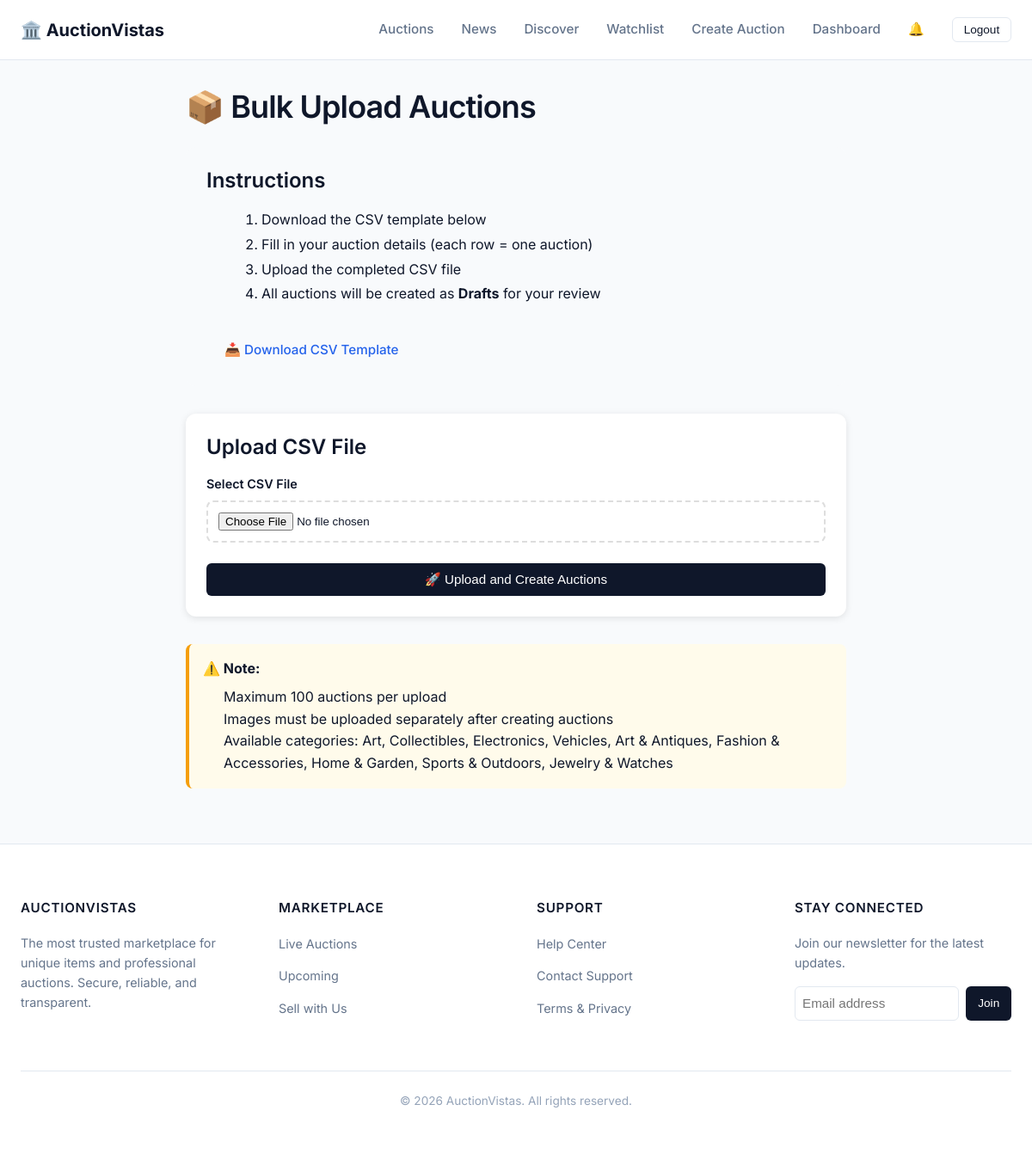
The page /auctions/bulk-upload/ (signed in) on the database as committed earlier.
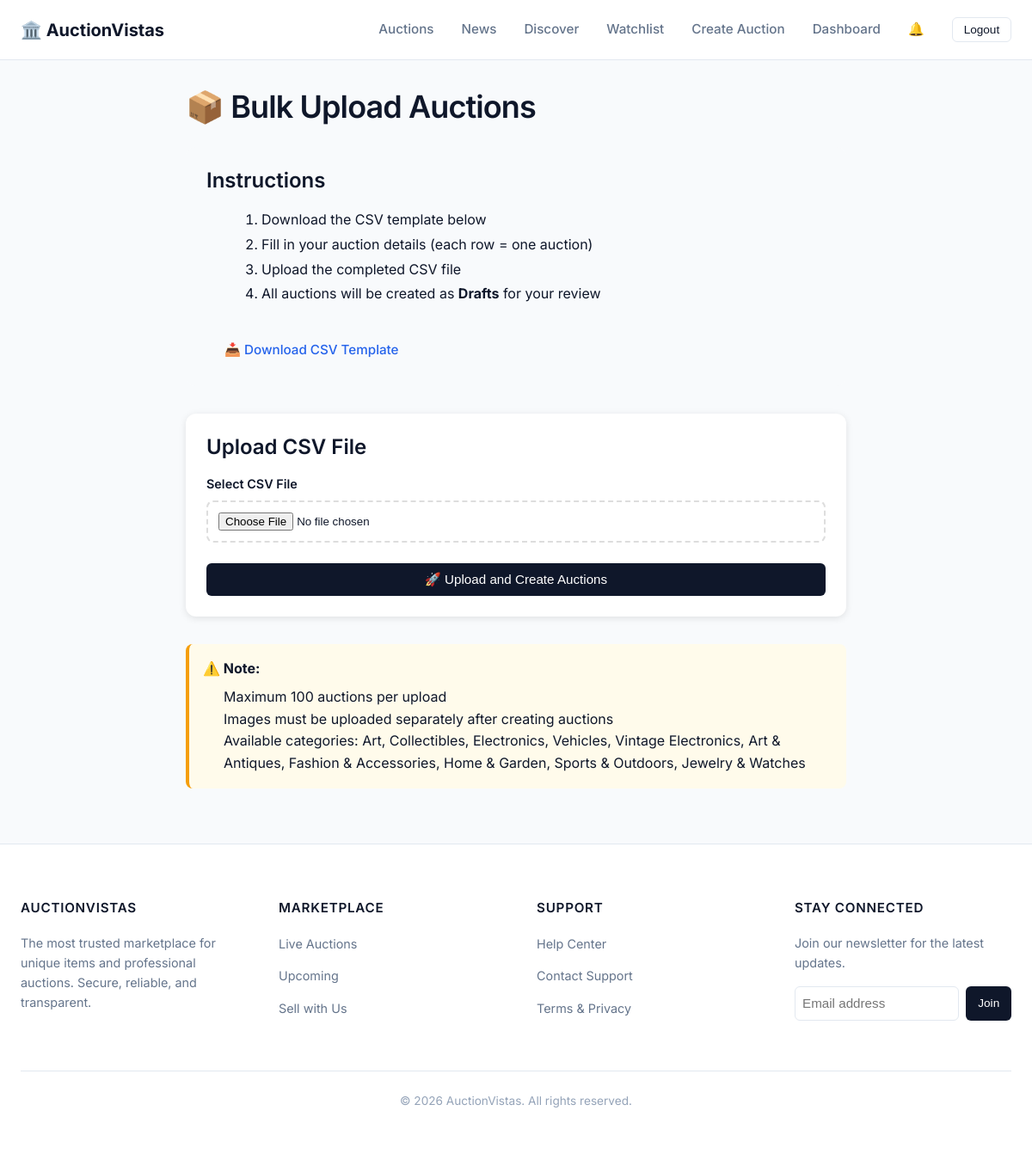
The same page on the database as committed later.
### auctions/models.py (models this page shows, shortened)
class Category(models.Model):
    name = models.CharField(max_length=100, unique=True)
    slug = models.SlugField(max_length=100, unique=True)
    description = models.TextField(blank=True)
    is_active = models.BooleanField(default=True)
    order = models.IntegerField(default=0)
    created_at = models.DateTimeField(auto_now_add=True)
    class Meta:
        verbose_name_plural = "Categories"
        ordering = ['order', 'name']

### auctions/bulk_upload.py (the view, shortened to what this page needs)
# urls.py: path('bulk-upload/', bulk_upload_auctions, name='bulk_upload_auctions'),
@login_required
def bulk_upload_auctions(request):
    categories = {c.name: c for c in Category.objects.filter(is_active=True)}
    return render(request, 'auctions/bulk_upload.html', {
        'categories': categories.keys()
    })

### news/context_processors.py (called while the page is built)
def latest_news(request):
    try:
        latest_articles = Article.objects.filter(status='published').order_by('-published_at')[:3]
        return {
            'latest_news_articles': latest_articles
        }
    except:
        return {
            'latest_news_articles': []
        }

### auctions/templates/auctions/bulk_upload.html (shortened to what this page needs)
{% extends 'base.html' %}
{% load indian_format %}
{% block content %}
<div class="container" style="max-width: 800px; margin: 2rem auto; padding: 0 1rem;">
    <h1 style="margin-bottom: 1.5rem;">📦 Bulk Upload Auctions</h1>
    <div style="background: #f8fafc; border-radius: 12px; padding: 1.5rem; margin-bottom: 2rem;">
        <h3 style="margin-bottom: 1rem;">Instructions</h3>
        <ol style="margin-left: 1.5rem; line-height: 1.8;">
            <li>Download the CSV template below</li>
            <li>Fill in your auction details (each row = one auction)</li>
            <li>Upload the completed CSV file</li>
            <li>All auctions will be created as <strong>Drafts</strong> for your review</li>
        </ol>
        <a href="{% url 'download_csv_template' %}" class="btn btn-secondary" style="margin-top: 1rem;">
            📥 Download CSV Template
        </a>
    </div>
    <div style="background: white; border-radius: 12px; padding: 1.5rem; box-shadow: 0 2px 8px rgba(0,0,0,0.1);">
        <h3 style="margin-bottom: 1rem;">Upload CSV File</h3>
        <form method="post" enctype="multipart/form-data">
            <div style="margin-bottom: 1.5rem;">
                <label for="csv_file" style="display: block; margin-bottom: 0.5rem; font-weight: 600;">
                    Select CSV File
                </label>
                <input type="file"
                       name="csv_file"
                       id="csv_file"
                       accept=".csv"
                       required
                       style="width: 100%; padding: 0.75rem; border: 2px dashed #ddd; border-radius: 8px;">
            </div>
            <button type="submit" class="btn btn-primary" style="width: 100%;">
                🚀 Upload and Create Auctions
            </button>
        </form>
    </div>
    <div style="margin-top: 2rem; padding: 1rem; background: #fffbeb; border-radius: 8px; border-left: 4px solid #f59e0b;">
        <strong>⚠️ Note:</strong>
        <ul style="margin: 0.5rem 0 0 1.5rem;">
            <li>Maximum 100 auctions per upload</li>
            <li>Images must be uploaded separately after creating auctions</li>
            <li>Available categories: {% for cat in categories %}{{ cat }}{% if not forloop.last %}, {% endif %}{% endfor %}</li>
        </ul>
    </div>
</div>
{% endblock %}

Rows that differ between the two databases and show on the page:
added Category: categories "Vintage Electronics"
